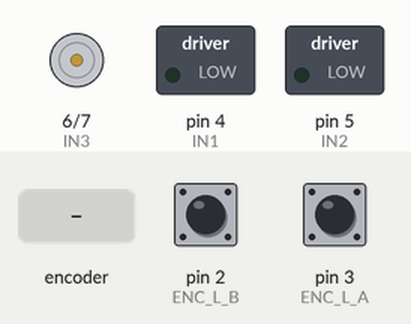
This sketch was run on a simulated Arduino Uno, built with avr-gcc and run on an emulated ATmega328P. Shown: motor-driver pin pairs drawn as motors (green arrow = first pin HIGH = forward, orange = second pin HIGH = backward, longer = more drive), switched loads named in the sketch (green lamp = pin HIGH). The inputs (shaded band) are chosen by the test bench; at power-on: pin 2 (ENC_L_B) HIGH, pin 3 (ENC_L_A) HIGH. What the sketch prints to the serial monitor is not drawn.

Above: at 1.2 s.
1.3 s: rotary encoder on pin 3 (ENC_L_A) / pin 2 (ENC_L_B) turned 2 steps (second pin leading)
4.3 s: rotary encoder on pin 3 (ENC_L_A) / pin 2 (ENC_L_B) turned 3 steps (first pin leading)
Timing chart, 0 to 7.3 s (numbered marks = the images above; inputs shaded):
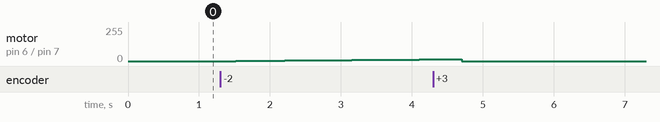

Measured:
- after the input at 1.3 s, motor on pin 6 (IN3) / pin 7 (IN4): moves from stopped to forward 12/255 over 2.6 s, starting after 0.22 s

The sketch:

asservissement_essai.ino
```cpp
#include <Arduino.h>
#include <TimerOne.h>
#include <math.h>

// =========================
// ===== ROBOT PINS =======
#define IN1 4
#define IN2 5
#define IN3 6
#define IN4 7

#define ENC_L_A 3
#define ENC_L_B 2
#define ENC_R_A 19
#define ENC_R_B 18

// =========================
// ===== ROBOT GEOMETRY =====
const float WHEEL_RADIUS = 4;   // cm
const float WHEEL_BASE   = 33.5; // cm
const int TICKS_PER_REV  = 800;  // encoder ticks per wheel rev
const float DT           = 0.05; // PID update period (s)

// =========================
// ===== MOTION PROFILE =====
float vmax = 20.0;
float accel = 5.0;
float d_acc = 0.0;
float d_dec = 0.0;
float d_const = 0.0;
float vpeak = 0.0;
int triangular = 0;

// =========================
// ===== ENCODERS =====
volatile long leftTicks = 0;
volatile long rightTicks = 0;
long prevLeftTicks = 0;
long prevRightTicks = 0;

// =========================
// ===== ODOMETRY =====
float distanceLeft = 0.0;
float distanceRight = 0.0;
float linearDistance = 0.0;
float theta = 0.0;
float speedLeft = 0.0;
float speedRight = 0.0;
float linearSpeed = 0.0;
float angularSpeed = 0.0;

// =========================
// ===== PID =====
float Kp_L = 1.0, Ki_L = 0.1;
float Kp_R = 1.0, Ki_R = 0.1;
float integral_L = 0.0, integral_R = 0.0;
float minPWM = 0.0, maxPWM = 255.0;

// =========================
// ===== TARGET SPEEDS =====
float targetSpeedL = 0.0;
float targetSpeedR = 0.0;

// =========================
// ===== SERIAL OPTIMIZATION =====
unsigned long serialCounter = 0;
const int serialSkip = 4; // print every 4 loops (~200ms)

// =========================
// ===== MOTION CONTROL =====
bool moving = false;
float moveTargetDistance = 0.0;
float moveDirection = 1.0;
float rotateTargetDistance = 0.0;
float rotateDirection = 1.0;
bool rotating = false;

// =========================
// ===== FUNCTION DECLARATIONS =====
void updateOdometry();
void calculateDistance();
void calculateSpeed();
void prepareMotionProfile(float dist);
float calculateCommandedSpeed(float traveledDist);
float computePI(float setpoint, float current, float Kp, float Ki, float &integral);
void runMotors(float pwmL, float pwmR);
void stopMotors();
float clamp(float val, float minVal, float maxVal);
void resetControllers();
void startMove(float distance, float speed);
void startRotate(float angle, float speed);
void processMotion();

// =========================
// ===== ENCODER INTERRUPTS =====
void ISR_leftA()  { bool A = digitalRead(ENC_L_A); bool B = digitalRead(ENC_L_B); leftTicks += (A==B)?1:-1; }
void ISR_leftB()  { bool A = digitalRead(ENC_L_A); bool B = digitalRead(ENC_L_B); leftTicks += (A!=B)?1:-1; }
void ISR_rightA() { bool A = digitalRead(ENC_R_A); bool B = digitalRead(ENC_R_B); rightTicks += (A==B)?1:-1; }
void ISR_rightB() { bool A = digitalRead(ENC_R_A); bool B = digitalRead(ENC_R_B); rightTicks += (A!=B)?1:-1; }

// =========================
// ===== TIMER ISR (Odometry) =====
void ISR_Timer() {
    updateOdometry();
}

// =========================
// ===== SETUP =====
void setup() {
  Serial.begin(115200);

  pinMode(IN1, OUTPUT); pinMode(IN2, OUTPUT);
  pinMode(IN3, OUTPUT); pinMode(IN4, OUTPUT);

  pinMode(ENC_L_A, INPUT_PULLUP); pinMode(ENC_L_B, INPUT_PULLUP);
  pinMode(ENC_R_A, INPUT_PULLUP); pinMode(ENC_R_B, INPUT_PULLUP);

  attachInterrupt(digitalPinToInterrupt(ENC_L_A), ISR_leftA, CHANGE);
  attachInterrupt(digitalPinToInterrupt(ENC_L_B), ISR_leftB, CHANGE);
  attachInterrupt(digitalPinToInterrupt(ENC_R_A), ISR_rightA, CHANGE);
  attachInterrupt(digitalPinToInterrupt(ENC_R_B), ISR_rightB, CHANGE);

  resetControllers();

  // Setup TimerOne for precise 50ms updates
  Timer1.initialize(50000); // 50 ms = 50000 us
  Timer1.attachInterrupt(ISR_Timer);

  // Example: Start a move
  startMove(50.0, 15.0);
  // Example: Rotate 90 degrees
  // startRotate(90.0, 10.0);
}

// =========================
// ===== LOOP =====
void loop() {
    // Process motion non-blocking
    processMotion();
}

// =========================
// ===== FUNCTIONS =====
void resetControllers() {
  integral_L = 0.0; integral_R = 0.0;
  prevLeftTicks = leftTicks; prevRightTicks = rightTicks;
  distanceLeft = 0.0; distanceRight = 0.0;
  linearDistance = 0.0; theta = 0.0;
  speedLeft = 0.0; speedRight = 0.0;
}

void calculateDistance() {
  long dL = leftTicks - prevLeftTicks;
  long dR = rightTicks - prevRightTicks;
  prevLeftTicks = leftTicks; prevRightTicks = rightTicks;

  distanceLeft  = 2.0*PI*WHEEL_RADIUS*dL/(TICKS_PER_REV*4.0);
  distanceRight = 2.0*PI*WHEEL_RADIUS*dR/(TICKS_PER_REV*4.0);
}

void calculateSpeed() {
  speedLeft  = distanceLeft / DT;
  speedRight = distanceRight / DT;
  linearSpeed  = (speedLeft + speedRight)/2.0;
  angularSpeed = (speedRight - speedLeft)/WHEEL_BASE;
}

void updateOdometry() {
  calculateDistance();
  linearDistance += (distanceLeft + distanceRight)/2.0;
  theta += (distanceRight - distanceLeft)/WHEEL_BASE;
  calculateSpeed();
}

void prepareMotionProfile(float dist) {
  float accDist = (vmax*vmax)/(2.0*accel);
  if (2.0*accDist > dist) {
    triangular = 1;
    vpeak = sqrt(accel*dist);
    d_acc = dist/2.0; d_dec = dist/2.0; d_const = 0.0;
  } else {
    triangular = 0;
    vpeak = vmax;
    d_acc = accDist; d_dec = accDist; d_const = dist - 2.0*accDist;
  }
}

float calculateCommandedSpeed(float traveledDist) {
  if (traveledDist < d_acc) return sqrt(2.0*accel*traveledDist);
  if (traveledDist < d_acc + d_const) return vpeak;
  if (traveledDist < d_acc + d_const + d_dec) return sqrt(vpeak*vpeak - 2.0*accel*(traveledDist-d_acc-d_const));
  return 0.0;
}

float computePI(float setpoint, float current, float Kp, float Ki, float &integral) {
  float error = setpoint - current;
  float integralCandidate = integral + error*DT;
  float output;
  float outputCandidate = Kp*error + Ki*integralCandidate;
  if (outputCandidate > maxPWM) { output = maxPWM; if (error<0) integral=integralCandidate; }
  else if (outputCandidate < minPWM) { output = minPWM; if (error>0) integral=integralCandidate; }
  else { integral = integralCandidate; output = outputCandidate; }
  return output;
}

float clamp(float val, float minVal, float maxVal) {
  if (val>maxVal) return maxVal;
  if (val<minVal) return minVal;
  return val;
}

void runMotors(float pwmL, float pwmR) {
  pwmL = clamp(pwmL, -255, 255);
  pwmR = clamp(pwmR, -255, 255);

  if(pwmL >= 0) { analogWrite(IN1, pwmL); analogWrite(IN2, 0); }
  else { analogWrite(IN1, 0); analogWrite(IN2, -pwmL); }

  if(pwmR >= 0) { analogWrite(IN3, pwmR); analogWrite(IN4, 0); }
  else { analogWrite(IN3, 0); analogWrite(IN4, -pwmR); }
}

void stopMotors() {
  analogWrite(IN1, 0); analogWrite(IN2, 0);
  analogWrite(IN3, 0); analogWrite(IN4, 0);
}

// =========================
// ===== MOTION CONTROL =====
void startMove(float distance, float speed){
  resetControllers();
  vmax = speed;
  prepareMotionProfile(distance);
  moveTargetDistance = distance;
  moveDirection = 1.0;
  moving = true;
}

void startRotate(float angle, float speed){
  resetControllers();
  float radDistance = PI*WHEEL_BASE*abs(angle)/180.0;
  prepareMotionProfile(radDistance);
  rotateTargetDistance = radDistance;
  rotateDirection = (angle>0)?1.0:-1.0;
  rotating = true;
}

void processMotion(){
  if(moving){
    float traveled = linearDistance;
    float targetSpeed = calculateCommandedSpeed(traveled);
    targetSpeedL = targetSpeed; targetSpeedR = targetSpeed;

    float pwmL = computePI(targetSpeedL, speedLeft, Kp_L, Ki_L, integral_L);
    float pwmR = computePI(targetSpeedR, speedRight, Kp_R, Ki_R, integral_R);

    runMotors(pwmL,pwmR);

    serialCounter++;
    if(serialCounter>=serialSkip){
      serialCounter=0;
      Serial.print(traveled); Serial.print(",");
      Serial.print(targetSpeedL); Serial.print(",");
      Serial.print(speedLeft); Serial.print(",");
      Serial.println(speedRight);
    }

    if(traveled >= moveTargetDistance){
      stopMotors();
      moving = false;
    }
  }

  if(rotating){
    float traveled = abs((distanceRight - distanceLeft)/2.0);
    float targetSpeed = calculateCommandedSpeed(traveled);
    targetSpeedL = rotateDirection*targetSpeed;
    targetSpeedR = -rotateDirection*targetSpeed;

    float pwmL = computePI(targetSpeedL, speedLeft, Kp_L, Ki_L, integral_L);
    float pwmR = computePI(targetSpeedR, speedRight, Kp_R, Ki_R, integral_R);

    runMotors(pwmL,pwmR);

    serialCounter++;
    if(serialCounter>=serialSkip){
      serialCounter=0;
      Serial.print(traveled); Serial.print(",");
      Serial.print(targetSpeedL); Serial.print(",");
      Serial.print(speedLeft); Serial.print(",");
      Serial.println(speedRight);
    }

    if(traveled >= rotateTargetDistance){
      stopMotors();
      rotating = false;
    }
  }
}
```
